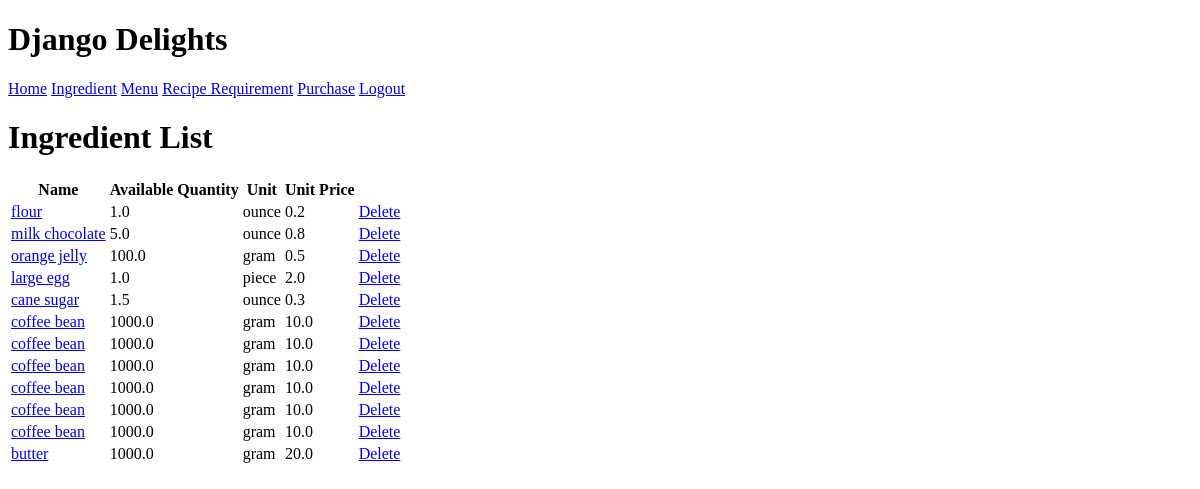
/inventory/ingredient/ (signed in), run on an earlier commit of the app's database.
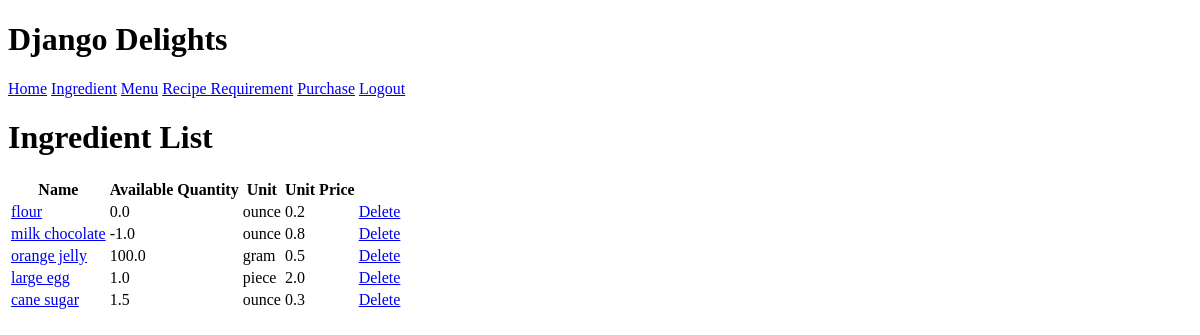
And on a later commit of the database.
### inventory/models.py (models this page shows, shortened)
class Ingredient(models.Model):
  name = models.CharField(max_length=50)
  quantity = models.FloatField()
  unit = models.CharField(max_length=30)
  unit_price = models.FloatField()

### inventory/views.py (the view)
# urls.py: path("ingredient/", views.IngredientList.as_view(), name="ingredientlist"),
class IngredientList(LoginRequiredMixin, ListView):
    model = Ingredient
    template_name = "inventory/ingredient_list.html"

### inventory/templates/inventory/ingredient_list.html
{% extends 'base.html' %}
{% block content %}
<h1>Ingredient List</h1>
<table>
    <tr>
        <th>Name</th>
        <th>Available Quantity</th>
        <th>Unit</th>
        <th>Unit Price</th>
    </tr>
    {% for ingredient in ingredient_list %}
    <tr>
      <td><a href="{% url "update_ingredient" ingredient.pk %}">{{ ingredient.name }}</a></td>
      <td>{{ ingredient.quantity }}</td>
      <td>{{ ingredient.unit }}</td>
      <td>{{ ingredient.unit_price }}</td>
      <td><a href="{% url "delete_ingredient" ingredient.pk %}">Delete</a></td>
    </tr>
    {% endfor %}
</table>
{% endblock %}

### inventory/templates/base.html (shortened to what this page needs)
<!DOCTYPE html>
<html>
    <head>
    </head>
    <body>
        <div>
            <header>
                <div>
                    <h1 class="title">Django Delights</h1>
                </div>
                <nav class="navbar">
                    <a class="nav-item" href="{% url 'home' %}">Home</a>
                    <a class="nav-item" href="{% url 'ingredientlist' %}">Ingredient</a>
                    <a class="nav-item" href="{% url 'menuitemlist' %}">Menu</a>
                    <a class="nav-item" href="{% url 'reciperequirementlist' %}">Recipe Requirement</a>
                    <a class="nav-item" href="{% url 'purchaselist' %}">Purchase</a>
                    <a class="nav-item" href="{% url 'logout' %}">Logout</a>
                </nav>
            </header>
            <main>{% block content %}{% endblock %}</main>
        </div>
    </body>
</html>

What changed in the data, as far as the page shows it:
removed Ingredient: name "coffee bean", quantity "1000.0", unit "gram", unit_price "10.0"
removed Ingredient: name "coffee bean", quantity "1000.0", unit "gram", unit_price "10.0"
removed Ingredient: name "coffee bean", quantity "1000.0", unit "gram", unit_price "10.0"
removed Ingredient: name "coffee bean", quantity "1000.0", unit "gram", unit_price "10.0"
removed Ingredient: name "coffee bean", quantity "1000.0", unit "gram", unit_price "10.0"
removed Ingredient: name "coffee bean", quantity "1000.0", unit "gram", unit_price "10.0"
removed Ingredient: name "butter", quantity "1000.0", unit "gram", unit_price "20.0"
changed Ingredient "flour": quantity "1.0" → "0.0"
changed Ingredient "milk chocolate": quantity "5.0" → "-1.0"
